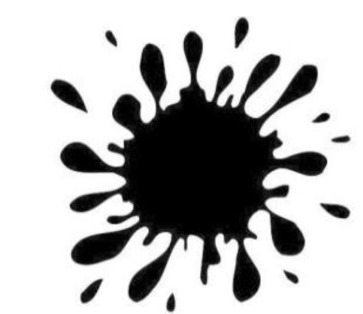
#> input picture 4_Create_angular_app/Mancha.jpg, 363 x 314 px, found by its file name
$ python Area_calculator_Alternativa.py
#> lines starting #> are read from the running program, lines starting #| are printed output that depends on the picture; after the words box and inside, x2 and y2 are one past the last pixel; in counts of white or black regions, pixels touching at a corner belong together
import numpy as np
from PIL import Image
import random

def load_binary_image(image_path):
    img = Image.open(image_path).convert('L')
    img_array = np.array(img)
    binary_image = (img_array < 128).astype(int)
    return binary_image

def generate_random_points(image_shape, n):
    height, width = image_shape
    points = [(random.randint(0, width - 1), random.randint(0, height - 1)) for _ in range(n)]
    return points

def count_points_in_stain(points, binary_image):
    ni = sum(binary_image[y, x] for x, y in points)
    return ni

def estimate_area(binary_image, ni, n):
    total_area = binary_image.size
    estimated_area = (total_area * ni) / n
    return estimated_area

def main(image_path, n):
#> called with n = 100
    binary_image = load_binary_image(image_path)
#> in load_binary_image, `binary_image = (img_array < 128).astype(int)`:
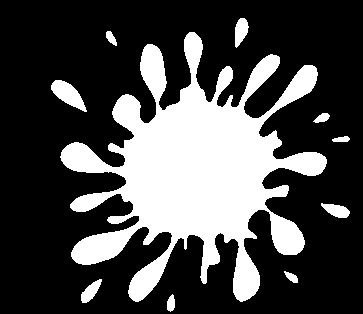
#> binary_image: shape (314, 363) int64; values 0 (black) and 1 (white), 28.5% white; 10 white regions, largest, box (x1, y1, x2, y2) and area: (60, 32, 327, 302) 30650, (51, 80, 87, 112) 572, (235, 18, 249, 48) 279
    random_points = generate_random_points(binary_image.shape, n)
    ni = count_points_in_stain(random_points, binary_image)
#> in count_points_in_stain, `ni = sum(binary_image[y, x] for x, y in points)`: ni = 24
#> ni = 24
    estimated_area = estimate_area(binary_image, ni, n)
#> in estimate_area, `estimated_area = (total_area * ni) / n`: estimated_area = 27355.7
#> estimated_area = 27355.7

    print(f'Número de puntos dentro de la mancha (ni): {ni}')
#| Número de puntos dentro de la mancha (ni): 24
    print(f'Área estimada de la mancha: {estimated_area} píxeles')
#| Área estimada de la mancha: 27355.68 píxeles

if __name__ == "__main__":
    image_path = "C:\\Users\\eliza\\OneDrive\\Escritorio\\Imexhs\\TECHNICAL_TEST_FOR_DEVELOPER_ROLE\\4_Create_angular_app\\Mancha.jpg"
    n = 100
    main(image_path, n)
